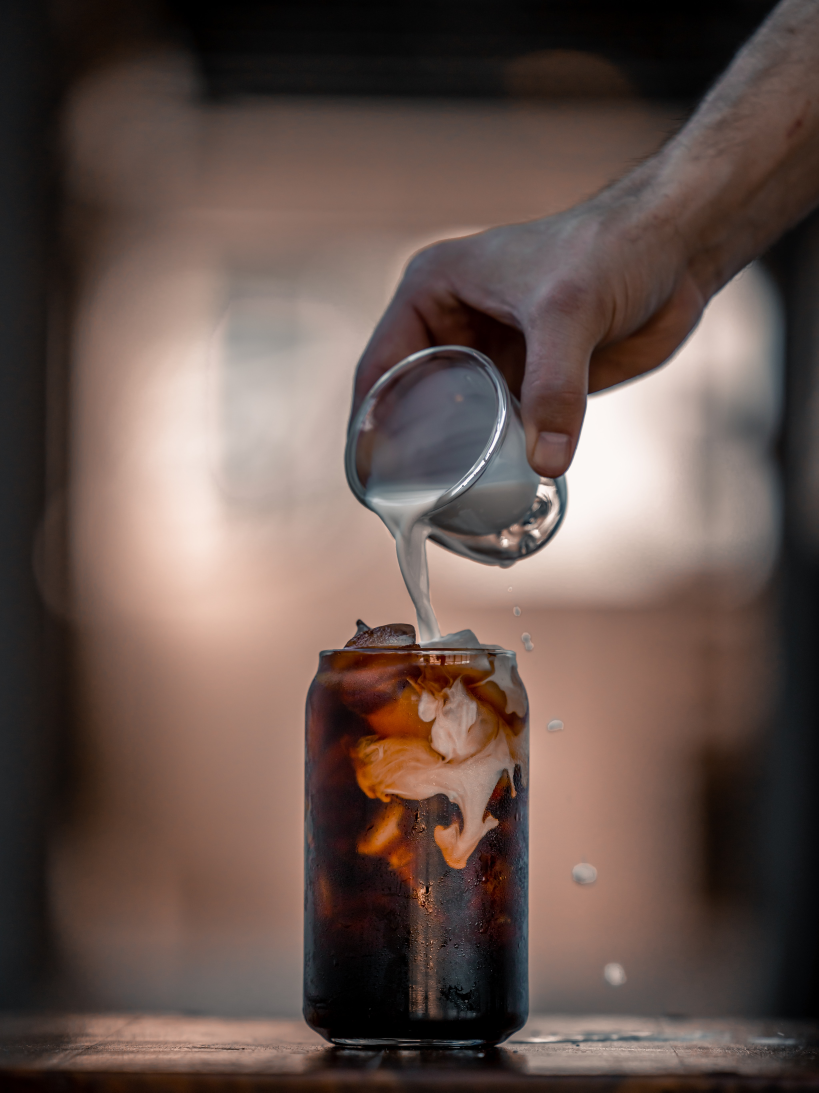
#> input picture images/rudy-rasmus-D9T9fI2Om3U-unsplash.jpeg, 4094 x 5462 px (shown at 1/5 size)
$ jupyter execute --allow-errors 2c-filtering-pyramids.ipynb
#> lines starting #> are read from the running program, lines starting #| are printed output that depends on the picture
# Image Filtering Module: Pyramids

**Notes from Hany Farid's Computer Vision Course (UC Berkley)**
https://farid.berkeley.edu/downloads/tutorials/learnComputerVision/

[cell 1]
# Imports for this notebook
import numpy as np
import matplotlib.pyplot as plt
from scipy import ndimage
from scipy.signal import sepfir2d
# import cv2

## Pyramids

### Gaussian Pyramid
Pyramids are a way to reduce the dimensionality down to a smaller size for computational efficiency by walking down the pyramid (slightly burring then down-sampling the image to make the image smaller).

This method will retain all the Fourier information from the smaller images at each larger interval

[cell 2]
im = plt.imread('../images/rudy-rasmus-D9T9fI2Om3U-unsplash.jpeg')
#> im is the input picture: shape (5462, 4094, 3); mean R, G, B 101.4, 83.1, 76.5
h = [1/16, 4/16, 6/16, 4/16, 1/16]; # blur filter - values sum to 1
N = 3 # Number of pyramid levels

P = [] # This will store our pyramid
P.append(im) # first pyramid level
for k in range(1,N): # add the other pyramid levels
    im2 = np.zeros( im.shape )
    for z in range(3): # Three channels because image is color
        im2[:,:,z] = sepfir2d( im[:,:,z], h, h) # blur each color channel with the separable filter
    im2 = im2[0:-1:2, 0:-1:2, :] # down sample by removing every other pixel
    im = im2.astype(int)
    P.append(im2)
#> after the loop, P = 3 items

# display first pyramid
fig, ax = plt.subplots(nrows=1, ncols=N, figsize=(15,7), dpi=72, sharex=True, sharey=True)
for k in range(N-1,-1,-1):
    ax[k].imshow(P[k].astype(np.uint8))
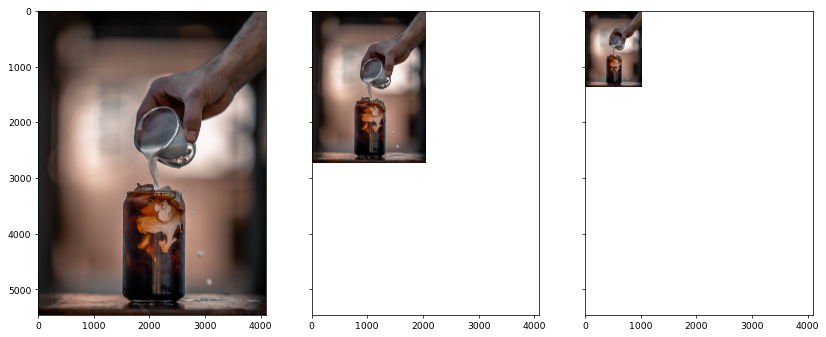
#> figure drawn by matplotlib, 3 panels

### Laplacian Pyramids

These are similar to Gaussian Pyramids but will describe the difference in Fourier frequency space between each layer of the Gaussian pyramid. In this way we're able to do analysis on specific frequencies present at each of the levels (rather than a cumulative representation of all lower levels).

We can accomplish this by first building out a Gaussian Pyramid and then at each layer up-sampling and taking the difference between the up-sampled image and the original image (before it was down-sampled) at that level.

[cell 3]
# First we're going to create the Gaussian pyramid like we did above, but we'll make 4 layers since the Laplacian pyramid will not include the lowest level
im = plt.imread('../images/rudy-rasmus-D9T9fI2Om3U-unsplash.jpeg')
h = [1/16, 4/16, 6/16, 4/16, 1/16]; # blur filter - values sum to 1
N = 4 # Number of levels in gaussian

G = [] # This will store our pyramid
G.append(im) # first pyramid level
for k in range(1,N): # add the other pyramid levels
    im2 = np.zeros( im.shape )
    for z in range(3): # Three channels because image is color
        im2[:,:,z] = sepfir2d( im[:,:,z], h, h) # blur each color channel with the separable filter
    im2 = im2[0:-1:2, 0:-1:2, :] # down sample by removing every other pixel
    im = im2.astype(int)
    G.append(im2)
#> this loop made 3 passes
#> pass 3, `im = im2.astype(int)`:
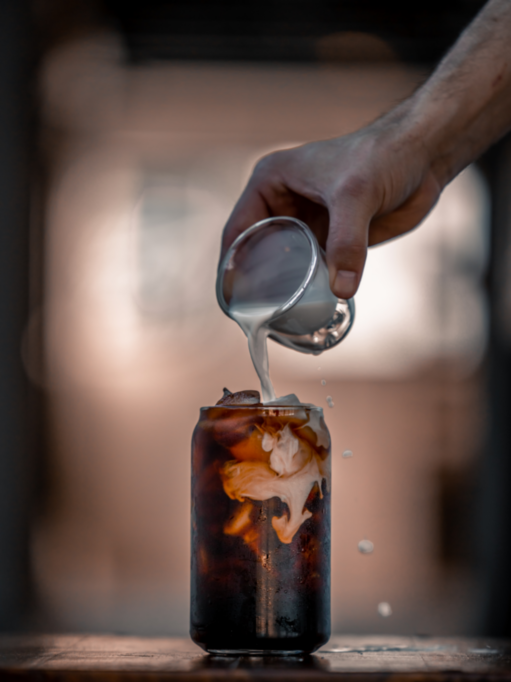
#> im: shape (682, 511, 3) int64; mean of channels 0, 1, 2 100.1, 81.8, 75.2; drawn as R, G, B
#> after the loop, G = 4 items

L = [] # Laplacian pyramid
#> (the rest of this cell did not finish here and is left out)

$ run again, with images/HanyFaridDistort.jpg copied over images/rudy-rasmus-D9T9fI2Om3U-unsplash.jpeg
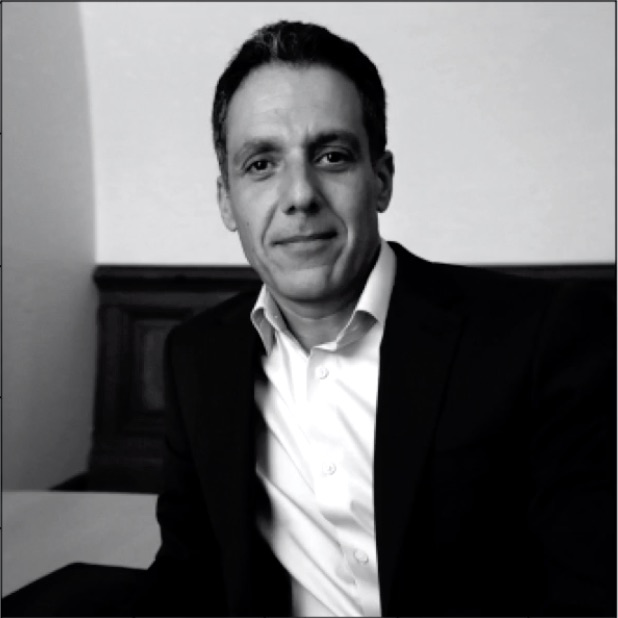
#> input picture images/HanyFaridDistort.jpg, 618 x 618 px
#> im is the input picture: shape (618, 618, 3); mean R, G, B 105.6, 105.7, 107.3
#> after the loop `for k in range(1,N):`:
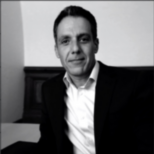
#> im2: shape (154, 154, 3) float64; mean of channels 0, 1, 2 105.7, 105.7, 107.3; drawn as R, G, B
#> after the loop `for k in range(1,N):`: P = 3 items
#> the loop `for k in range(1,N):` made 3 passes
#> pass 3, `im = im2.astype(int)`:
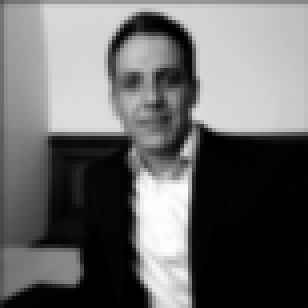
#> im: shape (77, 77, 3) int64 (shown 4 times larger); mean of channels 0, 1, 2 105.1, 105.2, 106.7; drawn as R, G, B
#> after the loop `for k in range(1,N):`: G = 4 items
